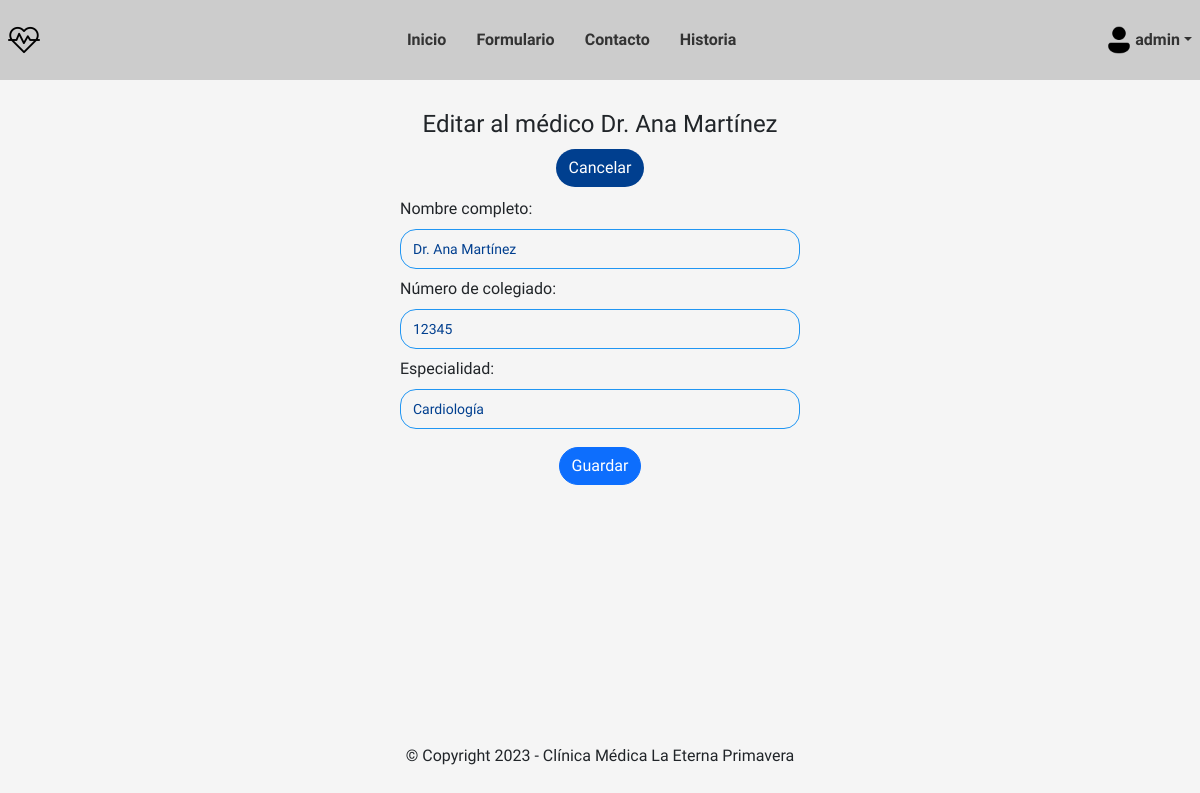
The app's page /medico/editar/1 (signed in) with its own data.
### usuario/models.py (models this page shows, shortened)
class Usuario(AbstractBaseUser, PermissionsMixin):
    email = models.EmailField(_('email address'), unique=True)
    name = models.CharField(max_length=150)
    mobile = models.CharField(max_length=20, blank=True)
    is_active = models.BooleanField(default=False)
    is_staff = models.BooleanField(default=False)
    created = models.DateTimeField(auto_now_add=True)
    updated = models.DateTimeField(auto_now=True)
    objects = CustomAccountManager()
    USERNAME_FIELD = 'email'
    REQUIRED_FIELDS = ['name']

### clinica/models.py (models this page shows, shortened)
class Medico(models.Model):
    nombre = models.CharField(max_length=128)
    numero_colegiado = models.CharField(max_length=64)
    especialidad = models.CharField(max_length=64)

### clinica/views.py (the view)
# urls.py: path('medico/editar/<int:pk>', views.MedicoUpdateView.as_view(), name='medico-update'),
@method_decorator(login_required, name='dispatch')
class MedicoUpdateView(UpdateView):
    model = Medico
    form_class = MedicoForm
    template_name = 'clinica/medico/medico_update.html'
    success_url = reverse_lazy('clinica:medico-list')

### clinica/forms.py
class MedicoForm(forms.ModelForm):
    class Meta:
        model = Medico
        fields = [
            'nombre',
            'numero_colegiado',
            'especialidad',
        ]
        labels = {
            'nombre': 'Nombre completo',
            'numero_colegiado': 'Número de colegiado',
            'especialidad': 'Especialidad',
        }
        widgets = {
            'nombre': forms.TextInput(attrs={'class': 'form-control', 'placeholder': 'Ingrese su nombre'}),
            'numero_colegiado': forms.TextInput(attrs={'class': 'form-control', 'placeholder': 'Ingrese su número de colegiado'}),
            'especialidad': forms.TextInput(attrs={'class': 'form-control', 'placeholder': 'Ingrese su especialidad'}),
        }

### templates/clinica/medico/medico_update.html (shortened to what this page needs)
{% extends 'base.html' %}
{% block content %}
    <div>
        <h4 style="text-align: center;">Editar al médico {{ object.nombre }}</h4>
        <div class="btn-container">
            <a class="btn btn-medic" href="{% url 'clinica:medico-list' %}">Cancelar</a>
        </div>
        <form method="post" class="form">
            {% for field in form %}
            <div class="form-item">
                {{ field.label_tag }}
                {{ field }}
            </div>
            {% endfor %}
            <div class="btn-container">
                <button type="submit" class="btn btn-primary">Guardar</button>
            </div>
        </form>
    </div>
{% endblock content %}

### templates/base.html (shortened to what this page needs)
{% load static %}
<!DOCTYPE html>
<html lang="en">
<head>
    <link href="https://cdn.jsdelivr.net/npm/bootstrap@5.3.2/dist/css/bootstrap.min.css" rel="stylesheet">
    <link rel="stylesheet" href="{% static 'css/main.css' %}">
</head>
<body>
    <header>
        <nav class="navbar">
            <div class="container-navbar">
                <div class="navbar-left">
                    <div>
                        <a class="navbar-left_icon" href="{% url 'clinica:home' %}"><img style="height: 32px;" src="{% static 'img/heart-beat.png' %}" alt="img"></a>
                    </div>
                </div>
                <div class="navbar-mid">
                    <div class="navbar-menu">
                        <ul class="navbar-items">
                            <li class="navbar-item"><a href="{% url 'clinica:home' %}">Inicio</a></li>
                            <li class="navbar-item"><a href="{% url 'clinica:formulario' %}">Formulario</a></li>
                            <li class="navbar-item"><a href="{% url 'clinica:contacto' %}">Contacto</a></li>
                            <li class="navbar-item"><a href="{% url 'clinica:historia' %}">Historia</a></li>
                        </ul>
                    </div>
                </div>
                <div class="navbar-right">
                    <a href="{% url 'usuario:login' %}"><img style="height: 32px;" src="{% static 'img/user.png' %}" alt="img"></a>
                    {% if user.is_authenticated %}
                    <div class="navbar__user-name">
                        <a class="dropdown-toggle" id="dropdown-toggle">{{ request.user.name}}</a>
                        </div>
                        {% else %}
                        <div class="navbar__user-name dropdown">
                        <a href="{% url 'usuario:login' %}">Login</a>
                    </div>
                    {% endif %}
                </div>
            </div>
        </nav>
    </header>
    <main class="container">
        {% block content %}{% endblock content %}
    </main>
    <footer class="footer">
        &copy; Copyright 2023 - Clínica Médica La Eterna Primavera
    </footer>
</body>
</html>

### staticfiles/css/main.css (style rules this page uses)
:root { --primary-100: #3F51B5; --primary-200: #757de8; --primary-300: #dedeff; --accent-100: #2196F3; --accent-200: #003f8f; --text-100: #333333; --text-200: #5c5c5c; --bg-100: #FFFFFF; --bg-200: #f5f5f5; --bg-300: #cccccc; }
* { margin: 0; padding: 0; box-sizing: border-box; }
a { text-decoration: none; color: var(--text-100); font-weight: 600; }
ul { list-style: none; padding: 0; margin: 0; }
body { font-family: 'Exo 2', sans-serif; font-size: 16px; background-color: var(--bg-200); display: grid; min-height: 100vh; grid-template-rows: auto 1fr auto; }
.container { padding: 30px 0; max-width: 1200px; margin: 0 auto; }
.container-navbar { display: flex; flex-wrap: inherit; align-items: center; justify-content: space-between; max-width: 1200px; margin: 0 auto; padding: 16px 8px; flex: 1; }
.btn-container { margin: 10px 10px; display: flex; justify-content: center; }
.btn { border-radius: 30px; }
.btn-medic { color: var(--bg-100); background-color: var(--accent-200); }
.navbar { display: flex; justify-content: space-between; align-items: center; background-color: var(--bg-300); }
.navbar-mid { display: flex; justify-content: space-between; align-items: center; }
.navbar-right { display: flex; justify-content: space-between; align-items: center; }
.navbar-menu { display: flex; }
.navbar-items { display: flex; flex-direction: row; gap: 10px; }
.navbar-item { display: flex; cursor: pointer; padding: 4px 10px; }
.form { min-width: 250px; max-width: 400px; margin: 0 auto; }
.form-item { display: flex; flex-direction: column; }
.form-control { height: 40px; padding: 0px 12px; margin: 8px 0px; border-radius: 16px; border: 1px solid var(--accent-100); background-color: var(--bg-200); font-family: 'Exo 2', sans-serif; font-size: 14px; outline: none; color: var(--accent-200); font-weight: 500; }
.footer { padding: 32px 0px; display: flex; flex-direction: column; text-align: center; }
.dropdown-toggle { cursor: pointer; }
.navbar__user-name { position: relative; }

### records on screen
Usuario: user.name "admin"
Medico: nombre "Dr. Ana Martínez", form "Dr. Ana Martínez" "12345" "Cardiología"

### other values on screen
{{ field.label_tag }} "Nombre completo:" "Número de colegiado:" "Especialidad:"
